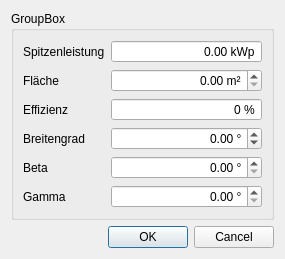
<?xml version="1.0" encoding="UTF-8"?>
<ui version="4.0">
 <class>SolarPlantPropertyDialog</class>
 <widget class="QDialog" name="SolarPlantPropertyDialog">
  <property name="geometry">
   <rect>
    <x>0</x>
    <y>0</y>
    <width>285</width>
    <height>251</height>
   </rect>
  </property>
  <property name="windowTitle">
   <string>Dialog</string>
  </property>
  <layout class="QVBoxLayout" name="verticalLayout">
   <item>
    <layout class="QHBoxLayout" name="horizontalLayout">
     <item>
      <widget class="QGroupBox" name="groupBox">
       <property name="title">
        <string>GroupBox</string>
       </property>
       <layout class="QFormLayout" name="formLayout">
        <item row="1" column="0">
         <widget class="QLabel" name="label">
          <property name="text">
           <string>Spitzenleistung</string>
          </property>
         </widget>
        </item>
        <item row="3" column="0">
         <widget class="QLabel" name="label_2">
          <property name="text">
           <string>Effizienz</string>
          </property>
         </widget>
        </item>
        <item row="1" column="1">
         <widget class="QDoubleSpinBox" name="sPeakPower">
          <property name="frame">
           <bool>true</bool>
          </property>
          <property name="alignment">
           <set>Qt::AlignRight|Qt::AlignTrailing|Qt::AlignVCenter</set>
          </property>
          <property name="buttonSymbols">
           <enum>QAbstractSpinBox::NoButtons</enum>
          </property>
          <property name="correctionMode">
           <enum>QAbstractSpinBox::CorrectToNearestValue</enum>
          </property>
          <property name="keyboardTracking">
           <bool>false</bool>
          </property>
          <property name="showGroupSeparator" stdset="0">
           <bool>false</bool>
          </property>
          <property name="prefix">
           <string/>
          </property>
          <property name="suffix">
           <string> kWp</string>
          </property>
          <property name="maximum">
           <double>10000000000000000.000000000000000</double>
          </property>
         </widget>
        </item>
        <item row="3" column="1">
         <widget class="QDoubleSpinBox" name="sEfficiency">
          <property name="alignment">
           <set>Qt::AlignRight|Qt::AlignTrailing|Qt::AlignVCenter</set>
          </property>
          <property name="buttonSymbols">
           <enum>QAbstractSpinBox::NoButtons</enum>
          </property>
          <property name="keyboardTracking">
           <bool>false</bool>
          </property>
          <property name="suffix">
           <string> %</string>
          </property>
          <property name="decimals">
           <number>0</number>
          </property>
         </widget>
        </item>
        <item row="4" column="0">
         <widget class="QLabel" name="label_3">
          <property name="text">
           <string>Breitengrad</string>
          </property>
         </widget>
        </item>
        <item row="4" column="1">
         <widget class="QDoubleSpinBox" name="sLatitude">
          <property name="alignment">
           <set>Qt::AlignRight|Qt::AlignTrailing|Qt::AlignVCenter</set>
          </property>
          <property name="correctionMode">
           <enum>QAbstractSpinBox::CorrectToPreviousValue</enum>
          </property>
          <property name="suffix">
           <string> °</string>
          </property>
          <property name="minimum">
           <double>-90.000000000000000</double>
          </property>
          <property name="maximum">
           <double>90.000000000000000</double>
          </property>
         </widget>
        </item>
        <item row="2" column="1">
         <widget class="QDoubleSpinBox" name="sArea">
          <property name="alignment">
           <set>Qt::AlignRight|Qt::AlignTrailing|Qt::AlignVCenter</set>
          </property>
          <property name="suffix">
           <string> m²</string>
          </property>
          <property name="maximum">
           <double>999999999999.000000000000000</double>
          </property>
         </widget>
        </item>
        <item row="2" column="0">
         <widget class="QLabel" name="label_4">
          <property name="text">
           <string>Fläche</string>
          </property>
         </widget>
        </item>
        <item row="5" column="0">
         <widget class="QLabel" name="label_5">
          <property name="text">
           <string>Beta</string>
          </property>
         </widget>
        </item>
        <item row="6" column="0">
         <widget class="QLabel" name="label_6">
          <property name="text">
           <string>Gamma</string>
          </property>
         </widget>
        </item>
        <item row="5" column="1">
         <widget class="QDoubleSpinBox" name="sBeta">
          <property name="alignment">
           <set>Qt::AlignRight|Qt::AlignTrailing|Qt::AlignVCenter</set>
          </property>
          <property name="suffix">
           <string> °</string>
          </property>
         </widget>
        </item>
        <item row="6" column="1">
         <widget class="QDoubleSpinBox" name="sGamma">
          <property name="alignment">
           <set>Qt::AlignRight|Qt::AlignTrailing|Qt::AlignVCenter</set>
          </property>
          <property name="suffix">
           <string> °</string>
          </property>
         </widget>
        </item>
       </layout>
      </widget>
     </item>
    </layout>
   </item>
   <item>
    <widget class="QDialogButtonBox" name="buttonBox">
     <property name="orientation">
      <enum>Qt::Horizontal</enum>
     </property>
     <property name="standardButtons">
      <set>QDialogButtonBox::Cancel|QDialogButtonBox::Ok</set>
     </property>
    </widget>
   </item>
  </layout>
 </widget>
 <resources/>
 <connections>
  <connection>
   <sender>buttonBox</sender>
   <signal>accepted()</signal>
   <receiver>SolarPlantPropertyDialog</receiver>
   <slot>accept()</slot>
   <hints>
    <hint type="sourcelabel">
     <x>248</x>
     <y>254</y>
    </hint>
    <hint type="destinationlabel">
     <x>157</x>
     <y>274</y>
    </hint>
   </hints>
  </connection>
  <connection>
   <sender>buttonBox</sender>
   <signal>rejected()</signal>
   <receiver>SolarPlantPropertyDialog</receiver>
   <slot>reject()</slot>
   <hints>
    <hint type="sourcelabel">
     <x>316</x>
     <y>260</y>
    </hint>
    <hint type="destinationlabel">
     <x>286</x>
     <y>274</y>
    </hint>
   </hints>
  </connection>
 </connections>
</ui>
